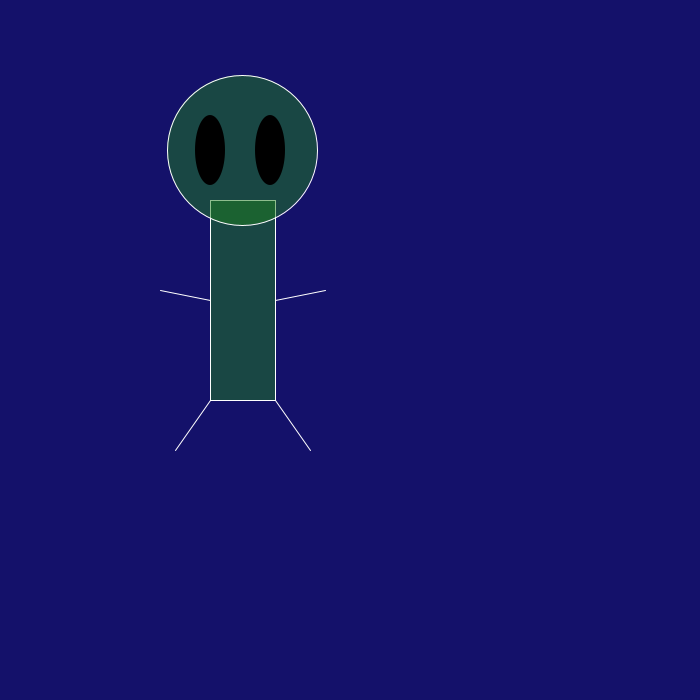
Frame 1 (no input)
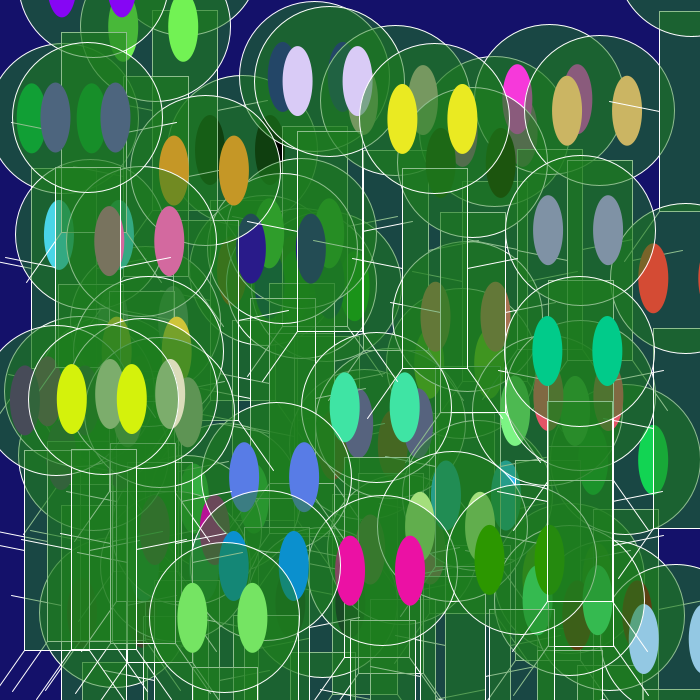
Frame 60 (the mouse pressed at the canvas centre just before this capture)
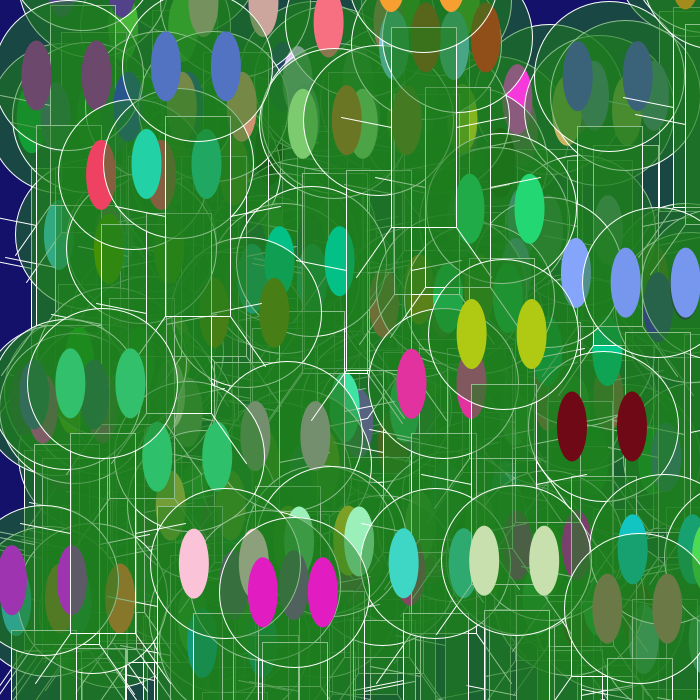
Frame 120 (the mouse held since frame 60 and released just before this capture)

The Processing sketch that drew these frames (run headless with seeded random() and noise(); from frame 60 on, the mouse is pressed at the canvas centre):

// Processing sketch: processing_67782
// ── processing_67782.pde

float zoogX = 200;
float zoogY = 200;

float eyeR;
float eyeG;
float eyeB;

float change = 1;

void setup() {
 size(700,700); 
 background(20,17,106);
}

void draw() {
 fill(30,126,29,128);
 stroke(255);
 rectMode(CORNERS);
 rect(zoogX+10,zoogY,zoogX+75,zoogY+200);
 ellipse(zoogX+42,zoogY-50,150,150);
 line(zoogX+75,zoogY+200,zoogX+110,zoogY+250);
 line(zoogX+10,zoogY+200,zoogX-25,zoogY+250);
 noStroke();
 fill(eyeR,eyeG,eyeB);
 ellipse(zoogX+10,zoogY-50,30,70);
 ellipse(zoogX+70,zoogY-50,30,70);
 stroke(255);
 line(zoogX+10,zoogY+100,zoogX-40,zoogY+90);
 line(zoogX+75,zoogY+100,zoogX+125,zoogY+90);
 fill(30,126,29,128); 
 
 zoogX = random(0,700);
 zoogY = random(0,700);
 
 eyeR = random(0,255);
 eyeG = random(0,255);
 eyeB = random(0,255);
}
